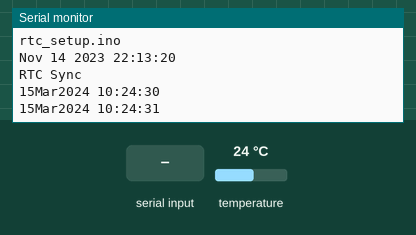
Simulated run of this sketch. Board: Arduino Uno, built with avr-gcc and run on an emulated ATmega328P. On the bench: the last lines printed to the serial monitor. The test bench sets the inputs (shaded band); at power-on: temperature 24 °C. The local clock reads 2024-03-15 10:24:30 at power-on unless the sketch sets it.

Above: at 1.2 s.
1.3 s: "90,45,200,10\n" received over Serial
At 4.1 s:
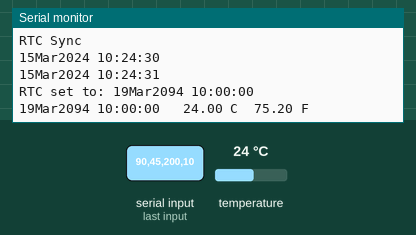
4.3 s: "30,150,10,200\n" received over Serial
At 7.1 s:
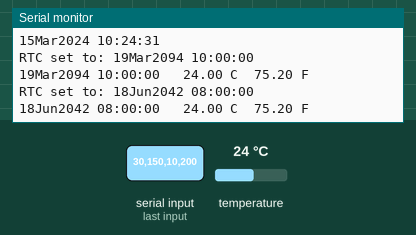
Timing chart, 0 to 8.6 s (numbered marks = the images above; inputs shaded):
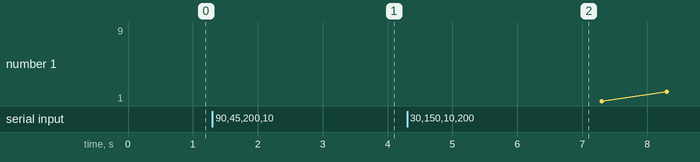

Measured:
- after the input at 1.3 s, the serial monitor: prints a new line after 2.0 s (image 1)
- after the input at 4.3 s, the serial monitor: prints a new line after 2.0 s (image 2)

The sketch:

rtc_setup.ino
```cpp
// (licence header left out)
#include <DS3232RTC.h>      // https://github.com/JChristensen/DS3232RTC
#include <Streaming.h>      // https://github.com/janelia-arduino/Streaming

DS3232RTC myRTC;

void setup()
{
    Serial.begin(115200);
    Serial << F( "\n" __FILE__ "\n" __DATE__ " " __TIME__ "\n" );
    myRTC.begin();

    // setSyncProvider() causes the Time library to synchronize with the
    // external RTC by calling RTC.get() every five minutes by default.
    setSyncProvider(myRTC.get);
    Serial << F("RTC Sync");
    if (timeStatus() != timeSet) Serial << F(" FAIL!");
    Serial << endl;
}

void loop()
{
    static time_t tLast;
    time_t t;
    tmElements_t tm;

    // check for input to set the RTC, minimum length is 12, i.e. yy,m,d,h,m,s
    if (Serial.available() >= 12) {
        // note that the tmElements_t Year member is an offset from 1970,
        // but the RTC wants the last two digits of the calendar year.
        // use the convenience macros from the Time Library to do the conversions.
        int y = Serial.parseInt();
        if (y >= 100 && y < 1000)
            Serial << F("Error: Year must be two digits or four digits!") << endl;
        else {
            if (y >= 1000)
                tm.Year = CalendarYrToTm(y);
            else    // (y < 100)
                tm.Year = y2kYearToTm(y);
            tm.Month = Serial.parseInt();
            tm.Day = Serial.parseInt();
            tm.Hour = Serial.parseInt();
            tm.Minute = Serial.parseInt();
            tm.Second = Serial.parseInt();
            t = makeTime(tm);
            myRTC.set(t);   // use the time_t value to ensure correct weekday is set
            setTime(t);
            Serial << F("RTC set to: ");
            printDateTime(t);
            Serial << endl;
            // dump any extraneous input
            while (Serial.available() > 0) Serial.read();
        }
    }

    t = now();
    if (t != tLast) {
        tLast = t;
        printDateTime(t);
        if (second(t) == 0) {
            float c = myRTC.temperature() / 4.;
            float f = c * 9. / 5. + 32.;
            Serial << F("  ") << c << F(" C  ") << f << F(" F");
        }
        Serial << endl;
    }
}

// print date and time to Serial
void printDateTime(time_t t)
{
    printDate(t);
    Serial << ' ';
    printTime(t);
}

// print time to Serial
void printTime(time_t t)
{
    printI00(hour(t), ':');
    printI00(minute(t), ':');
    printI00(second(t), ' ');
}

// print date to Serial
void printDate(time_t t)
{
    printI00(day(t), 0);
    Serial << monthShortStr(month(t)) << _DEC(year(t));
}

// Print an integer in "00" format (with leading zero),
// followed by a delimiter character to Serial.
// Input value assumed to be between 0 and 99.
void printI00(int val, char delim)
{
    if (val < 10) Serial << '0';
    Serial << _DEC(val);
    if (delim > 0) Serial << delim;
    return;
}
```
